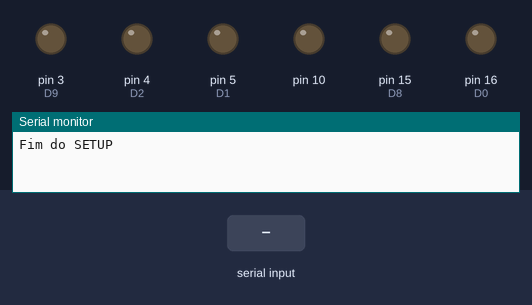
Simulated run of this sketch. Board: Arduino Uno, built with avr-gcc and run on an emulated ATmega328P. On the bench: output pins drawn as LEDs (lit = HIGH), the last lines printed to the serial monitor. Dashed ring = blinking. The inputs (shaded band) are chosen by the test bench. Pins used as bus, display or sensor lines are not drawn.

Above: at 1.2 s.
1.3 s: "p" received over Serial
At 1.7 s:
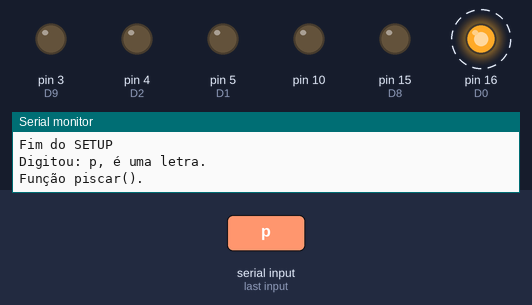
4.3 s: "1" received over Serial
At 4.7 s:
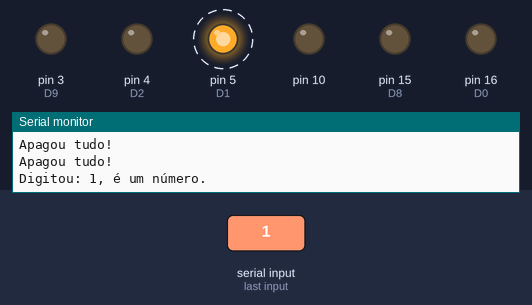
7.3 s: "2" received over Serial
At 8.7 s:
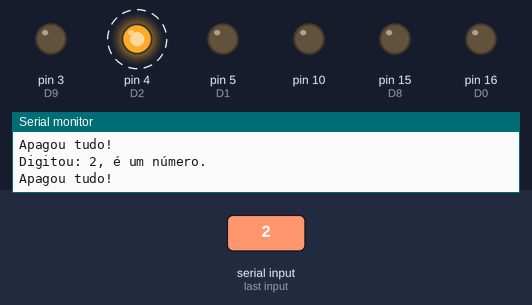
10.3 s: "0" received over Serial
At 13.2 s:
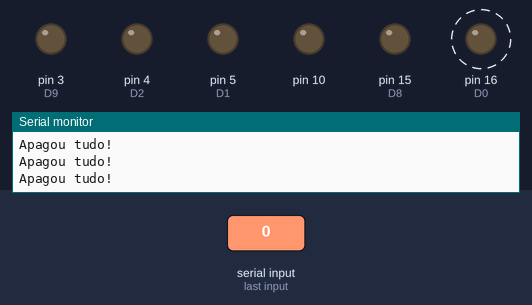
13.3 s: "3" received over Serial
At 14.0 s:
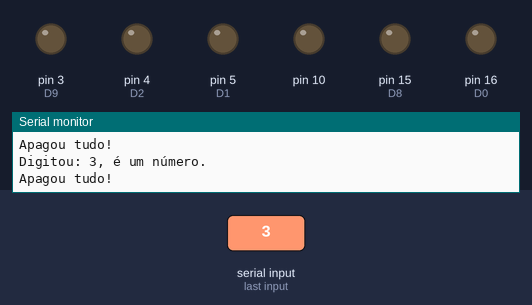
Timing chart, 0 to 15.8 s (numbered marks = the images above; inputs shaded):
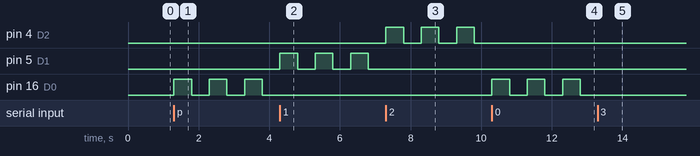

Measured:
- after the input at 1.3 s, pin 16 (D0): alternates HIGH for 0.50 s and LOW for 0.50 s, starting at once
- after the input at 4.3 s, pin 5 (D1): alternates HIGH for 0.50 s and LOW for 0.50 s, starting at once; pin 16 (D0): stops changing and stays LOW
- after the input at 7.3 s, pin 4 (D2): alternates HIGH for 0.50 s and LOW for 0.50 s, starting at once; pin 5 (D1): stops changing and stays LOW
- after the input at 10.3 s, pin 4 (D2): stops changing and stays LOW; pin 16 (D0): alternates HIGH for 0.50 s and LOW for 0.50 s, starting at once
- after the input at 13.3 s, pin 16 (D0): stops changing and stays LOW

The sketch:

Blink_GPIO.ino
```cpp
/*Este Sketch tem por objetivo demostrar o uso da função millis() para fazer o led piscar. Também foi usada a função paraInt() para transformar char entre 0 e 9 em int entre 0 e 9.
  pinMode(pino,modo) pino, INPUT, INPUT_PULLUP ou OUTPUT
  digitalWrite(pino, valor) pino, HIGH ou LOW
  digitalRead(pino) retorna HIGH ou LOW
  analogWrite(pino, valor)
  pino 3,5,6,9,10,11.
  valor entre 0 e 255.
  millis() retorna unsigned long segundo*1000 (mil)
  micros() retorna unsigned long segundo*1000000 (um milhão)
  Serial.begin(9600); //No connection established

  Compilation error: No connection establishedInicia a comunicação serial com a taxa de 9600 bits por segundo.
  pulseIn(pino, valor, tempo_de_espera) valor: HIGH ou LOW tempo(opcional) microsegundos (unsigned long)
*/

//Portas internas
#define D0 16
#define D1 5
#define D2 4
#define D3 0
#define D4 2 //LED_BUILTIN
#define D5 14
#define D6 12
#define D7 13
#define D8 15
#define D9 3
#define D10 1
//#define LED_BUILTIN 2
//A0 porta analógica
int PORTAS[] = {16, 5, 4, 0, 2, 14, 12, 13, 15, 3, 1};// 11 portas
int porta_atual, porta_anterior;
char funcao_atual = 't';//t: testar() p: piscar() a: acender() (um por vez)
char leitura;

int paraInt(char C);//transforma um char numérico em inteiro.
void piscar();
void acender();
void testar();

int tempo = 500;
unsigned long int tempoAnterior;

void apagarTudo() {
  for (int x = 0; x < 11; x++) {
    digitalWrite(PORTAS[x], 0);
  }
  Serial.println("Apagou tudo!");
}

void setup()  //configurar entradas e saídas
{
  pinMode(D0, OUTPUT);
  pinMode(D1, OUTPUT);
  pinMode(D2, OUTPUT);
  pinMode(D3, OUTPUT);
  pinMode(D4, OUTPUT);
  pinMode(D5, OUTPUT);
  pinMode(D6, OUTPUT);
  pinMode(D7, OUTPUT);
  pinMode(D8, OUTPUT);
  pinMode(D8, OUTPUT);
  pinMode(D9, OUTPUT);
  pinMode(10, OUTPUT);
  Serial.begin(19200);
  Serial.println("Fim do SETUP");
}

void loop()  //executas as intruções repetidas vezes
{
  if (Serial.available() > 0)
  {
    leitura = Serial.read();
    Serial.print("Digitou: ");
    Serial.print(leitura);
//Verifica se é número
    if (isDigit(leitura)) {
      Serial.println(", é um número.");
      porta_atual = paraInt(leitura);
      porta_anterior = -1;
    }
//Verifica se é letra
    else if (isAlpha(leitura)) {
      Serial.println(", é uma letra.");
      if (leitura == 't') {
        Serial.println("Função testar().");
        funcao_atual = 't';
      } else if (leitura == 'p') {
        Serial.println("Função piscar().");
        funcao_atual = 'p';
      } else if (leitura == 'a') {
        Serial.println("Função acender().");
        funcao_atual = 'a';
      } else {
        Serial.println("Fazendo nada.");
        funcao_atual = 'n';
      }
    }
    else if (leitura == '-') {
      porta_atual = -1;
      apagarTudo();
    }
    else {
      Serial.println("Caracter não reconhecido.");
    }
  }
  else {
    switch(funcao_atual) {
      case 't':
        testar();
        break;
      case 'p':
        piscar();
        break;
      case 'a':
        acender();
        break;
      default:
        break;
    }
  }
}
void testar() {//Liga e desliga a porta por 500 milisegundos
  if (porta_atual != porta_anterior && porta_atual >= 0)
  {
    digitalWrite(PORTAS[porta_atual], 1);
    delay(500);
    apagarTudo();
    porta_anterior = porta_atual;
  }
}
void acender() {//Liga e desliga a porta por 500 milisegundos
  if (porta_atual != porta_anterior && porta_atual >= 0)
  {
    apagarTudo();
    porta_anterior = porta_atual;
  }
  digitalWrite(PORTAS[porta_atual], 1);
}
void piscar() {
  if (porta_atual >= 0)
  {
    digitalWrite(PORTAS[porta_atual], 1);
    delay(500);
    apagarTudo();
    delay(500);
  }
}
int paraInt(char C) { //O monitor deve estar configurado para não enviar fim de linha nem retorno de carro.
  //Serial.println("entrou na função paraInt()");
  int i = 0;
  switch(C)
  {
    case '0':
      i=0;
      break;
    case '1':
      i=1;
      break;
    case '2':
      i=2;
      break;
    case '3':
      i=3;
      break;
    case '4':
      i=4;
      break;
    case '5':
      i=5;
      break;
    case '6':
      i=6;
      break;
    case '7':
      i=7;
      break;
    case '8':
      i=8;
      break;
    case '9':
      i=9;
      break;
  }
  return i;
}
```
